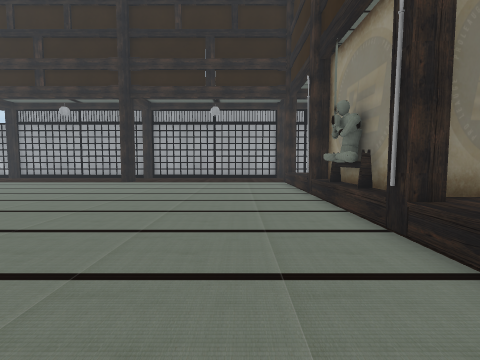
[1] (above)

18 first-person views from a walk through a Unity game level. The camera is 0.59 m above the floor, tilts 4° down and sees 85° across. The floor is counted in squares, 0.5 m on a side. Each view is taken from the middle of a square. On the plan, view 1 faces up. The plan holds only what a view shows up to about 12 squares ahead; the rest is blank. The player character is not drawn.

[2]
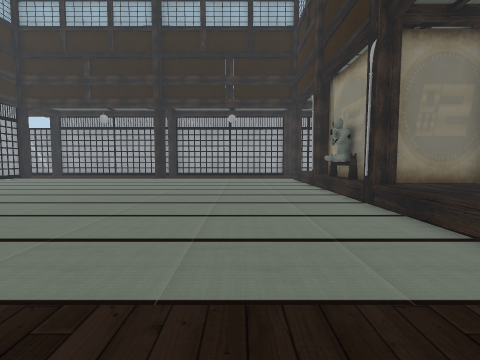

[3]
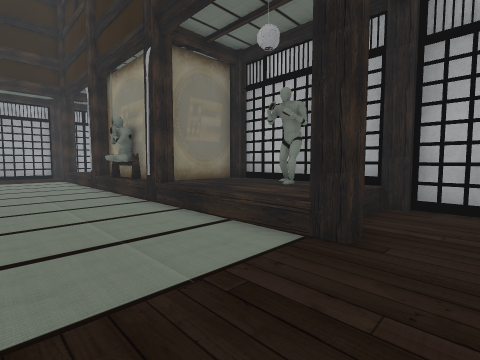

[4]
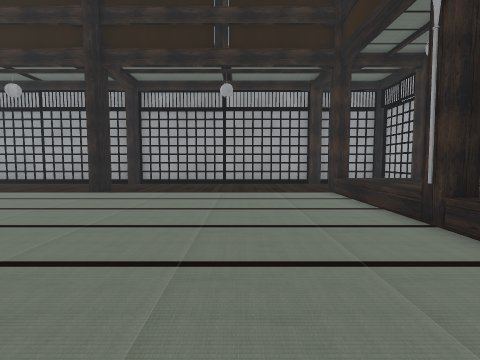

[5]
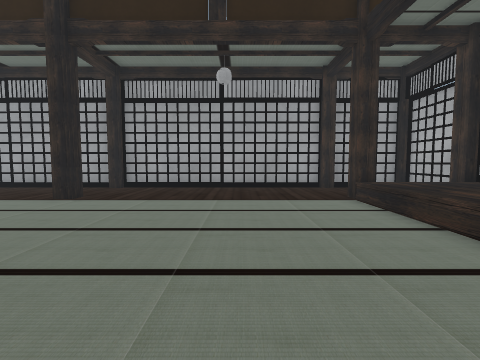

[6]
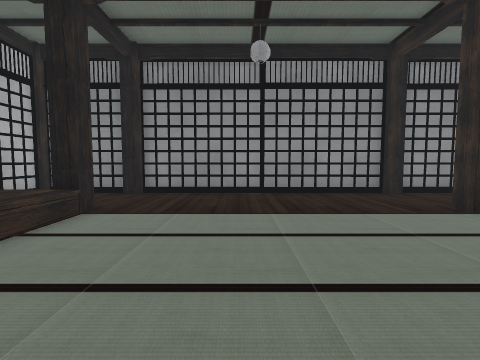

[7]
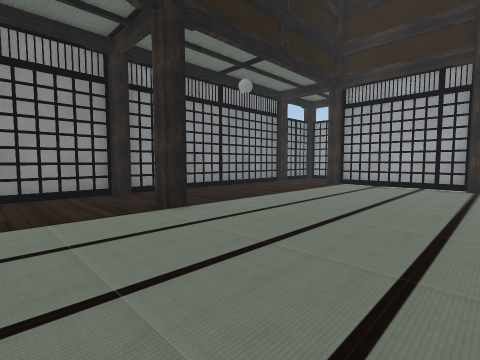

[8]
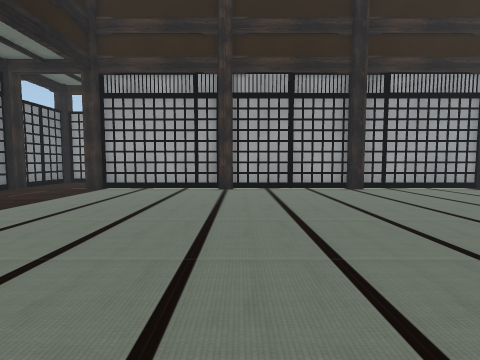

[9]
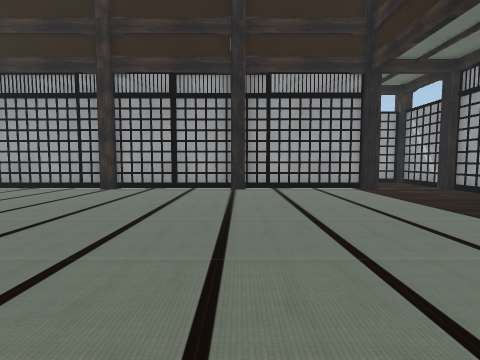

[10]
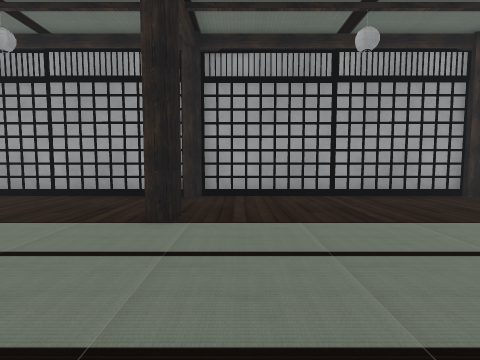

[11]
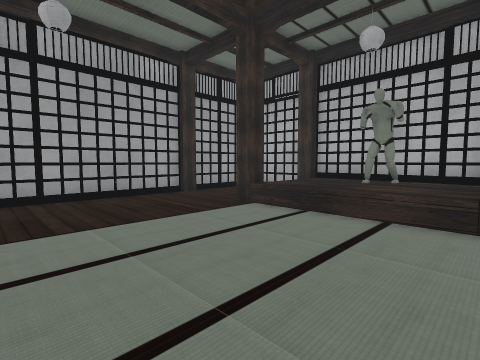

[12]
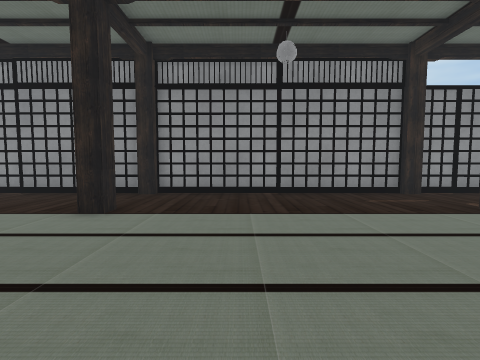

[13]
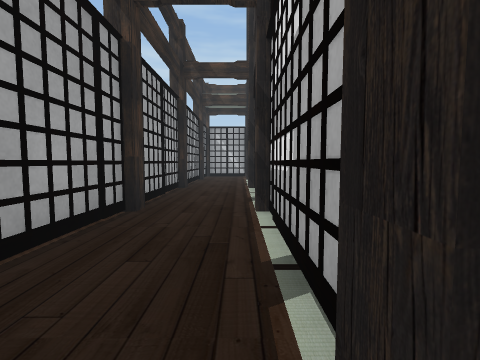

[14]
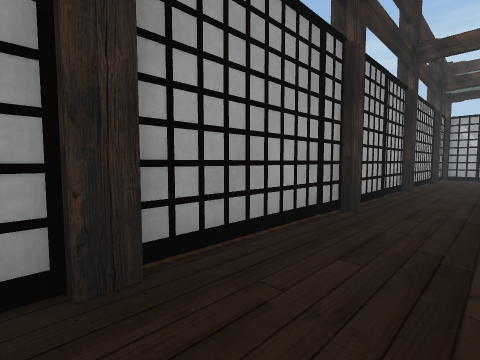

[15]
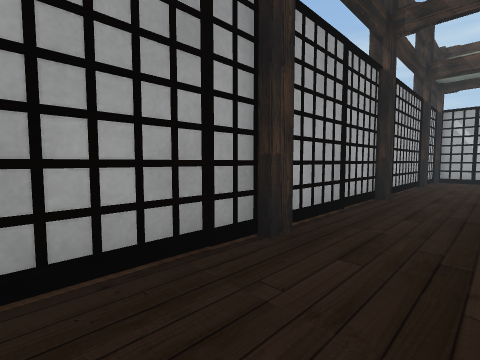

[16]
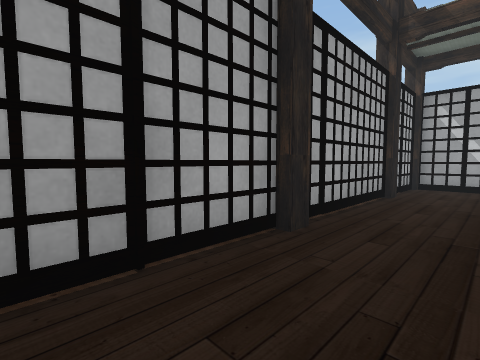

[17]
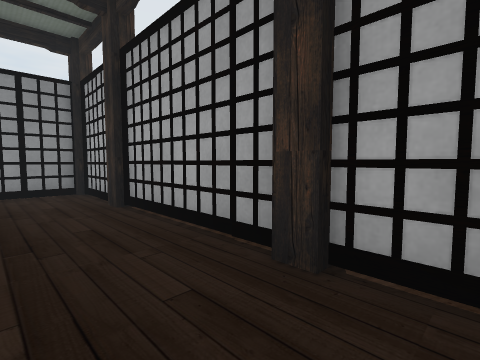

[18]
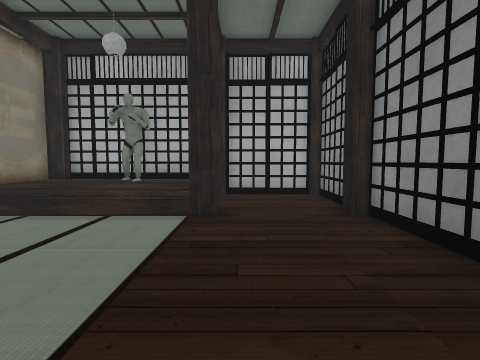

### Floor plan
Key: @ floor where view 1 was taken; # wall or solid block; . floor; = window, fence, low wall or low ledge; ^ raised ledge; O other object.
Columns run from 20 left of view 1 to 7 right of it. Each row starts with its distance up from view 1.
 19 ############################
 18 #......................... #
 17 #........................  #
 16 #............#..........  ##
 15 #...#..................^^^^#
 14 #...#..................^^^^=
 13 #...#..................^^^#=
 12 #...#..................^^^^=
 11 #...#..................^^^^=
 10 #...#..................#^^^#
  9 #...#..................^
  8 #...#..................O
  7 #...#..................O
  6 #...#..................O
  5 #...#..................#^^^
  4 #...#..................^^^^#
  3 #...#..................^^^^=
  2 #...#..................^^^#
  1 #...#..................^^O^
  0 #...#...............@..^^^^
 -1 #...#..................#^^##
 -2 #.........................#
 -3 #.........................#
 -4 #.........................#
 -5 ###########################

Where each view was taken, in squares from view 1:
view 1: 0 up, 0 right, facing up
view 2: 3 down, 1 left, facing up
view 3: 3 down, 1 left, facing up-right
view 4: 5 up, 1 left, facing up
view 5: 7 up, 1 left, facing up
view 6: 5 up, 1 left, facing down
view 7: 5 up, 3 left, facing down-left
view 8: 5 up, 5 left, facing left
view 9: 10 up, 5 left, facing left
view 10: 10 up, 5 left, facing up
view 11: 10 up, 3 left, facing up-right
view 12: 5 up, 10 left, facing down
view 13: 2 down, 17 left, facing up
view 14: 2 down, 17 left, facing up-left
view 15: 1 up, 17 left, facing up-left
view 16: 6 up, 17 left, facing up-left
view 17: 6 up, 17 left, facing down-left
view 18: 2 down, 3 left, facing right
